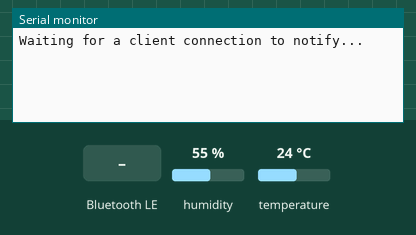
Bench run of a sketch on a simulated ESP32. Parts: the last lines printed to the serial monitor. Inputs (shaded band) come from the test bench; at power-on: humidity 55 %, temperature 24 °C. Nothing arrives over Bluetooth unless stated; a phone connects over Bluetooth LE 3 s after start.

Above: at 1.2 s.
1.3 s: Bluetooth LE write "1" received
At 1.9 s:
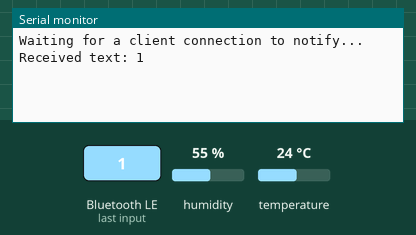
4.5 s: humidity set to 22 %
At 5.8 s:
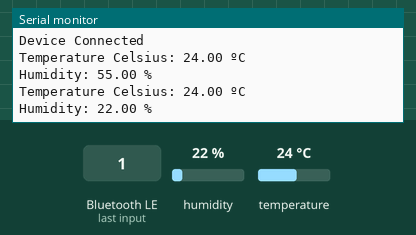
6.0 s: temperature set to 12 °C
At 7.37 s:
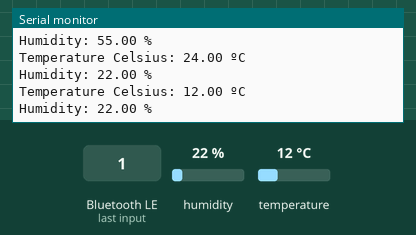
7.5 s: Bluetooth LE write "0" received
At 8.7 s:
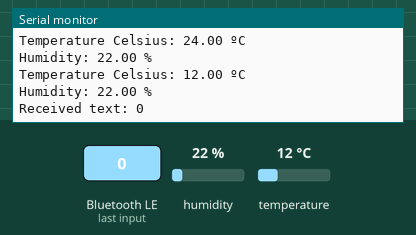
9.0 s: humidity set to 40 %
At 9.4 s:
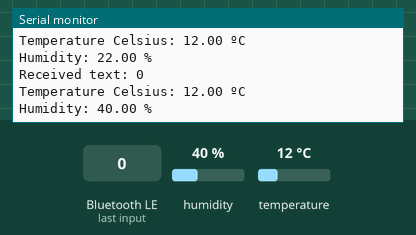
Timing chart, 0 to 11.5 s (numbered marks = the images above; inputs shaded):
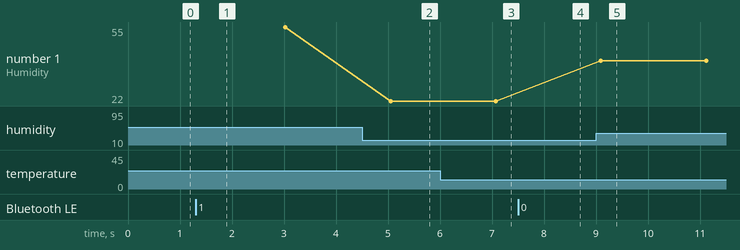

The sketch:

BLE_DHT11_Text.ino
```cpp
#include <BLEDevice.h>
#include <BLEServer.h>
#include <BLEUtils.h>
#include <BLE2902.h>
#include "DHT.h"

// define the BLE server name
#define bleServerName "ESP32_DHT11"

// define the Service UUID as a string
#define SERVICE_UUID "00000002-0000-0000-FDFD-FDFDFDFDFDFD"

// Temperature Characteristic and Descriptor (default UUID from https://www.bluetooth.com/specifications/gss/)
BLECharacteristic temperatureCharacteristic(BLEUUID((uint16_t)0x2A6E), BLECharacteristic::PROPERTY_NOTIFY);
BLEDescriptor temperatureDescriptor(BLEUUID((uint16_t)0x2902));

// Humidity Characteristic and Descriptor (default UUID from https://www.bluetooth.com/specifications/gss/)
BLECharacteristic humidityCharacteristic(BLEUUID((uint16_t)0x2A6F), BLECharacteristic::PROPERTY_NOTIFY);
BLEDescriptor humidityDescriptor(BLEUUID((uint16_t)0x2902));

// Text Characteristic for receiving text
BLECharacteristic textCharacteristic(BLEUUID((uint16_t)0x2A3D), BLECharacteristic::PROPERTY_WRITE);

// Define the DHT sensor pins and type
#define DHTPIN 26
#define DHTTYPE DHT11
// Create a sensor object
DHT dht(DHTPIN, DHTTYPE);

bool deviceConnected = false;

// Setup callbacks onConnect and onDisconnect
class MyServerCallbacks: public BLEServerCallbacks {
  void onConnect(BLEServer* pServer) {
    deviceConnected = true;
    Serial.println("Device Connected");
  };
  void onDisconnect(BLEServer* pServer) {
    deviceConnected = false;
    Serial.println("Device Disconnected");
  }
};

class TextCallbacks: public BLECharacteristicCallbacks {
  void onWrite(BLECharacteristic *pCharacteristic) {
    std::string value = pCharacteristic->getValue().c_str();
    if (value.length() > 0) {
      Serial.print("Received text: ");
      Serial.println(value.c_str());
    }
  }
};

void setup() {
  // Start serial communication
  Serial.begin(115200);

  // Initialize DHT sensor
  dht.begin();

  // Create the BLE Device
  BLEDevice::init(bleServerName);

  // Create the BLE Server
  BLEServer *pServer = BLEDevice::createServer();
  pServer->setCallbacks(new MyServerCallbacks());

  // Create the BLE Service
  BLEService *dhtService = pServer->createService(BLEUUID(SERVICE_UUID));

  // Create BLE Characteristics and corresponding Descriptors
  dhtService->addCharacteristic(&temperatureCharacteristic);
  temperatureCharacteristic.addDescriptor(&temperatureDescriptor);

  dhtService->addCharacteristic(&humidityCharacteristic);
  humidityCharacteristic.addDescriptor(&humidityDescriptor);

  // Add the text characteristic and set its callback
  dhtService->addCharacteristic(&textCharacteristic);
  textCharacteristic.setCallbacks(new TextCallbacks());

  // Start the service
  dhtService->start();

  // Start advertising
  pServer->getAdvertising()->start();
  Serial.println("Waiting for a client connection to notify...");
}

void loop() {
  if (deviceConnected) {
    // Read temperature as Celsius (the default)
    float t = dht.readTemperature();
    // Read humidity
    float h = dht.readHumidity();

    // Check if any reads failed and exit early (to try again)
    if (isnan(t) || isnan(h)) {
      Serial.println("Failed to read from DHT sensor!");
      return;
    }

    // Notify temperature reading
    uint16_t temperature = (uint16_t)t;
    // Set temperature Characteristic value and notify connected client
    temperatureCharacteristic.setValue(temperature);
    temperatureCharacteristic.notify();
    Serial.print("Temperature Celsius: ");
    Serial.print(t);
    Serial.println(" ºC");

    // Notify humidity reading
    uint16_t humidity = (uint16_t)h;
    // Set humidity Characteristic value and notify connected client
    humidityCharacteristic.setValue(humidity);
    humidityCharacteristic.notify();
    Serial.print("Humidity: ");
    Serial.print(h);
    Serial.println(" %");

    delay(2000); // Update every 2 seconds
  }
}
```

Measured:
- after the input at 1.3 s, the serial monitor: prints a new line after 0.05 s (image 1)
- after the input at 4.5 s, the serial monitor: prints a new line after 0.55 s (image 2)
- after the input at 6.0 s, the serial monitor: prints a new line after 1.1 s (image 3)
- after the input at 7.5 s, the serial monitor: prints a new line after 0.05 s (image 4)
- after the input at 9.0 s, the serial monitor: prints a new line after 0.10 s (image 5)
- plotted number 1: 55 → 22 after the input at 4.5 s, 22 → 40 after the input at 9.0 s
